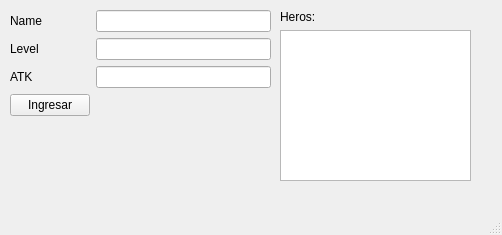
<?xml version="1.0" encoding="UTF-8"?>
<ui version="4.0">
 <class>MainWindow</class>
 <widget class="QMainWindow" name="MainWindow">
  <property name="geometry">
   <rect>
    <x>0</x>
    <y>0</y>
    <width>502</width>
    <height>235</height>
   </rect>
  </property>
  <property name="windowTitle">
   <string>MainWindow</string>
  </property>
  <widget class="QWidget" name="centralwidget">
   <widget class="QWidget" name="formLayoutWidget">
    <property name="geometry">
     <rect>
      <x>10</x>
      <y>10</y>
      <width>261</width>
      <height>114</height>
     </rect>
    </property>
    <layout class="QFormLayout" name="formLayout">
     <item row="0" column="0">
      <widget class="QLabel" name="label">
       <property name="text">
        <string>Name</string>
       </property>
      </widget>
     </item>
     <item row="1" column="0">
      <widget class="QLabel" name="label_2">
       <property name="text">
        <string>Level</string>
       </property>
      </widget>
     </item>
     <item row="2" column="0">
      <widget class="QLabel" name="label_3">
       <property name="text">
        <string>ATK</string>
       </property>
      </widget>
     </item>
     <item row="0" column="1">
      <widget class="QLineEdit" name="nombre_h"/>
     </item>
     <item row="1" column="1">
      <widget class="QLineEdit" name="level_h"/>
     </item>
     <item row="2" column="1">
      <widget class="QLineEdit" name="atk_h"/>
     </item>
     <item row="3" column="0">
      <widget class="QPushButton" name="ingresar">
       <property name="text">
        <string>Ingresar</string>
       </property>
       <property name="icon">
        <iconset>
         <normaloff>elemental_hero_bubbleman.png</normaloff>elemental_hero_bubbleman.png</iconset>
       </property>
      </widget>
     </item>
    </layout>
   </widget>
   <widget class="QWidget" name="verticalLayoutWidget">
    <property name="geometry">
     <rect>
      <x>280</x>
      <y>10</y>
      <width>191</width>
      <height>171</height>
     </rect>
    </property>
    <layout class="QVBoxLayout" name="verticalLayout">
     <item>
      <widget class="QLabel" name="label_4">
       <property name="text">
        <string>Heros:</string>
       </property>
      </widget>
     </item>
     <item>
      <widget class="QPlainTextEdit" name="mostrar">
       <property name="readOnly">
        <bool>true</bool>
       </property>
      </widget>
     </item>
    </layout>
   </widget>
  </widget>
  <widget class="QMenuBar" name="menubar">
   <property name="geometry">
    <rect>
     <x>0</x>
     <y>0</y>
     <width>502</width>
     <height>17</height>
    </rect>
   </property>
  </widget>
  <widget class="QStatusBar" name="statusbar"/>
 </widget>
 <resources/>
 <connections/>
</ui>
